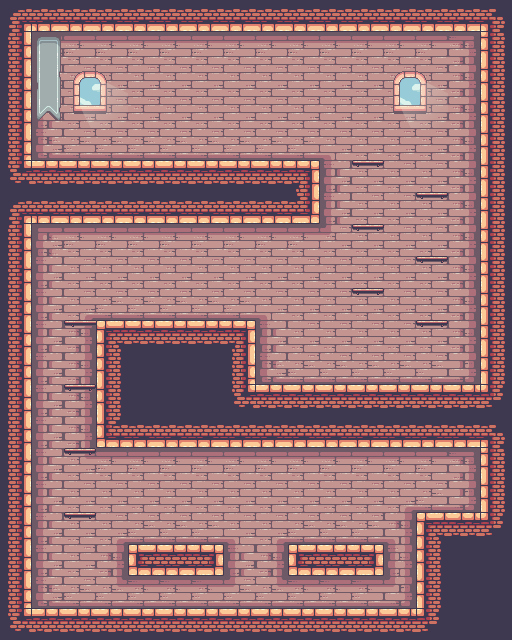

Tiled map render using the project's own tile images. Description and the map definition, with tile-layer contents summarised, below:
An orthogonal 16x20 tile map with 32x32 px tiles, 2 tile layers (background, foreground), 2 tilesets and 53 objects (10x platform, 10x box, 2x door, 2x pig_box, 2x pig, ...).

<map version="1.10" tiledversion="1.10.2" orientation="orthogonal" renderorder="right-down" width="16" height="20" tilewidth="32" tileheight="32" infinite="0" nextlayerid="6" nextobjectid="104">
 <properties>
  <property name="hasLights" type="bool" value="false" />
  <property name="mapMusic" value="audio/mapmusic.mp3" />
 </properties>
 <tileset firstgid="1" name="mapTileset" tilewidth="32" tileheight="32" tilecount="512" columns="32">
  <image source="../graphics/mapObject.png" width="1024" height="512" />
 </tileset>
 <tileset firstgid="513" name="entityTileset" tilewidth="78" tileheight="58" tilecount="10" columns="0">
  <grid orientation="orthogonal" width="1" height="1" />
  <tile id="0">
   <image width="34" height="28" source="../graphics/pig.png" />
  </tile>
  <tile id="1">
   <image width="22" height="16" source="../graphics/box.png" />
  </tile>
  <tile id="2">
   <image width="46" height="56" source="../graphics/door.png" />
  </tile>
  <tile id="3">
   <image width="78" height="58" source="../graphics/king.png" />
  </tile>
  <tile id="4">
   <image width="26" height="26" source="../graphics/pig_bomb.png" />
  </tile>
  <tile id="5">
   <image width="26" height="30" source="../graphics/pig_box.png" />
  </tile>
  <tile id="6">
   <image width="38" height="28" source="../graphics/pig_king.png" />
  </tile>
  <tile id="7">
   <image width="52" height="56" source="../graphics/bomb.png" />
  </tile>
  <tile id="8">
   <image width="44" height="28" source="../graphics/cannon.png" />
  </tile>
  <tile id="9">
   <image width="26" height="18" source="../graphics/pig_light.png" />
  </tile>
 </tileset>
 <layer id="1" name="background" width="16" height="20">
  <data>[320 cells, 320 non-empty, 35 distinct tile ids]</data>
 </layer>
 <layer id="2" name="foreground" width="16" height="20">
  <data>[320 cells, 22 non-empty, 10 distinct tile ids]</data>
 </layer>
 <objectgroup id="3" name="collision">
  <object id="39" x="22" y="214" width="10" height="404" />
  <object id="41" x="20.5455" y="607.818" width="405.273" height="10" />
  <object id="42" x="416.364" y="512.182" width="8.54545" height="104.727" />
  <object id="43" x="415.75" y="511.75" width="72.75" height="10.5" />
  <object id="45" x="479.75" y="439.375" width="10.25" height="82.625" />
  <object id="46" x="97" y="437.5" width="393.364" height="10.5" />
  <object id="47" x="96" y="321" width="10.3333" height="127.667" />
  <object id="48" x="96" y="320.182" width="160.364" height="11.2727" />
  <object id="49" x="246.182" y="320.364" width="9.63636" height="71.8182" />
  <object id="50" x="247.091" y="384.364" width="241.909" height="9.9697" />
  <object id="51" x="480" y="23.3333" width="8.33333" height="370" />
  <object id="52" x="22.5" y="23" width="466" height="9.5" />
  <object id="53" x="22" y="22" width="10" height="148" />
  <object id="54" x="20" y="160" width="299.938" height="11.5" />
  <object id="55" x="310" y="161.273" width="9.63636" height="62.5455" />
  <object id="56" x="22.5" y="215.75" width="297.75" height="8.5" />
  <object id="89" name="platform" x="64.75" y="512.75" width="31.25" height="4.5" />
  <object id="91" name="platform" x="63.25" y="320" width="33.25" height="4.75" />
  <object id="92" name="platform" x="416.417" y="320.333" width="31.25" height="4.66667" />
  <object id="93" name="platform" x="352.375" y="288.417" width="31.25" height="4.66667" />
  <object id="94" name="platform" x="416.313" y="256.167" width="31.25" height="4.66667" />
  <object id="95" name="platform" x="352.359" y="224.212" width="31.25" height="4.66667" />
  <object id="96" name="platform" x="416.359" y="191.835" width="31.25" height="4.66667" />
  <object id="97" name="platform" x="352.217" y="159.928" width="31.25" height="4.66667" />
  <object id="100" x="287.636" y="544.545" width="96.5455" height="31.2727" />
  <object id="101" x="127.727" y="544.364" width="96.5455" height="31.2727" />
  <object id="102" name="platform" x="63.4091" y="448.102" width="33" height="5.25" />
  <object id="103" name="platform" x="63.5909" y="383.92" width="33" height="5.25" />
 </objectgroup>
 <objectgroup id="4" name="portals">
  <object id="98" name="portal" x="147.818" y="131.273" width="7.27273" height="14.5455">
   <properties>
    <property name="toMap" value="map/map7.tmx" />
   </properties>
  </object>
 </objectgroup>
 <objectgroup id="5" name="entity">
  <object id="57" name="door" gid="515" x="128" y="160" width="46" height="56" />
  <object id="59" name="door" gid="515" x="416" y="512" width="46" height="56" />
  <object id="60" name="king" gid="516" x="407.182" y="526.273" width="78" height="58" />
  <object id="63" name="pig_box" gid="518" x="288" y="544" width="26" height="30" />
  <object id="64" name="pig_box" gid="518" x="128" y="544" width="26" height="30" />
  <object id="65" name="pig" gid="513" x="224" y="608" width="34" height="28" />
  <object id="66" name="pig" gid="513" x="60.4545" y="448.182" width="34" height="28" />
  <object id="67" name="king_pig" gid="519" x="160" y="320" width="38" height="28" />
  <object id="68" name="king_pig" gid="519" x="320" y="384" width="38" height="28" />
  <object id="69" name="pig_bomb" gid="517" x="416" y="256" width="26" height="26" />
  <object id="70" name="box" gid="514" x="320" y="608" width="22" height="16" />
  <object id="71" name="box" gid="514" x="224" y="320" width="22" height="16" />
  <object id="72" name="box" gid="514" x="192" y="320" width="22" height="16" />
  <object id="73" name="box" gid="514" x="208.5" y="305.5" width="22" height="16" />
  <object id="76" name="box" gid="514" x="384" y="384" width="22" height="16" />
  <object id="77" name="box" gid="514" x="384" y="368.5" width="22" height="16" />
  <object id="79" name="box" gid="514" x="406" y="384" width="22" height="16" />
  <object id="80" name="box" gid="514" x="405.182" y="368.545" width="22" height="16" />
  <object id="81" name="pig_light" gid="2147484170" x="225.5" y="159.5" width="26" height="18">
   <properties>
    <property name="isFlipX" type="bool" value="true" />
   </properties>
  </object>
  <object id="82" name="cannon" gid="2147484169" x="239.625" y="163.5" width="44" height="28">
   <properties>
    <property name="isFlipX" type="bool" value="true" />
   </properties>
  </object>
  <object id="83" name="box" gid="514" x="76.5" y="607.5" width="22" height="16" />
  <object id="85" name="box" gid="514" x="79" y="591.727" width="22" height="16" />
  <object id="87" name="bomb" gid="520" x="174.75" y="561.25" width="52" height="56" />
  <object id="88" name="bomb" gid="520" x="162.5" y="561.25" width="52" height="56" />
 </objectgroup>
</map>
